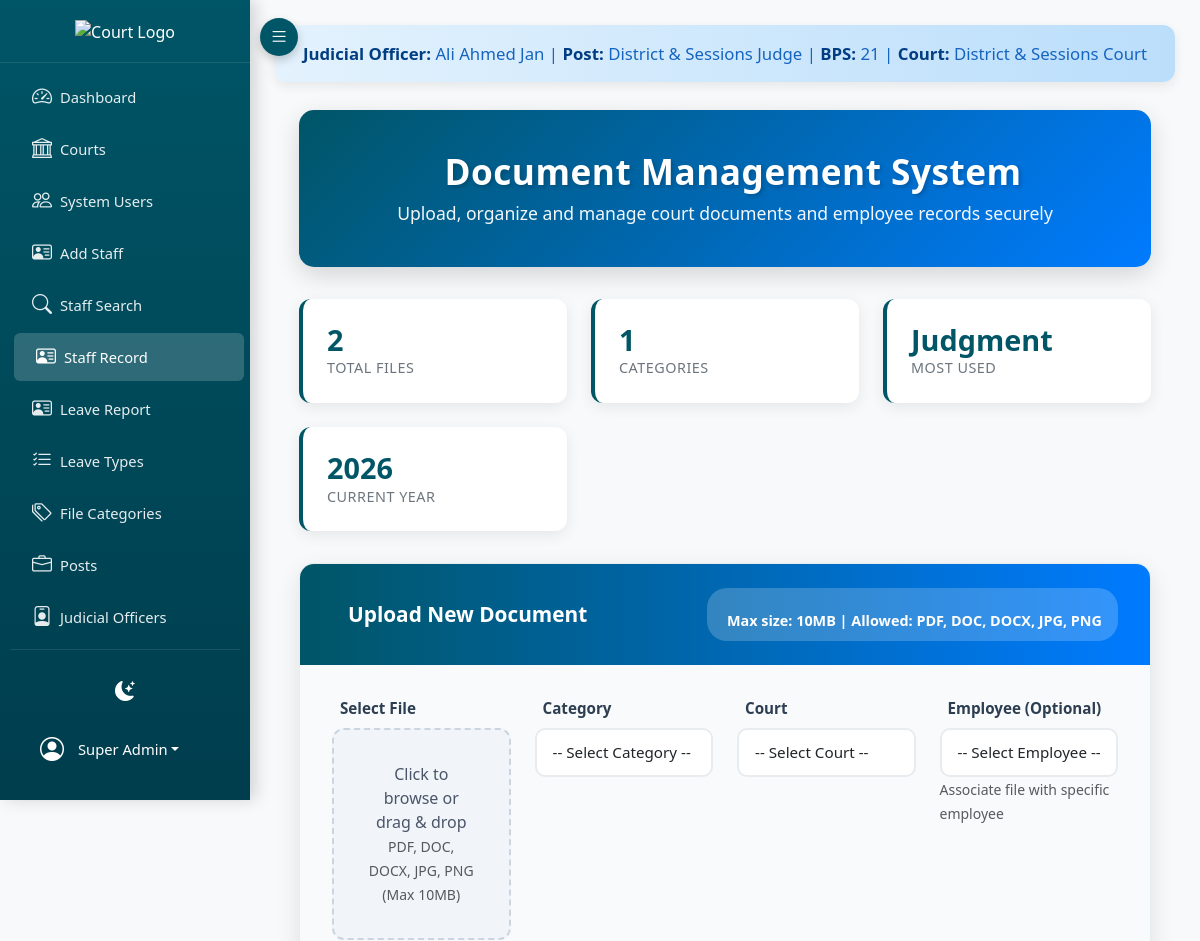
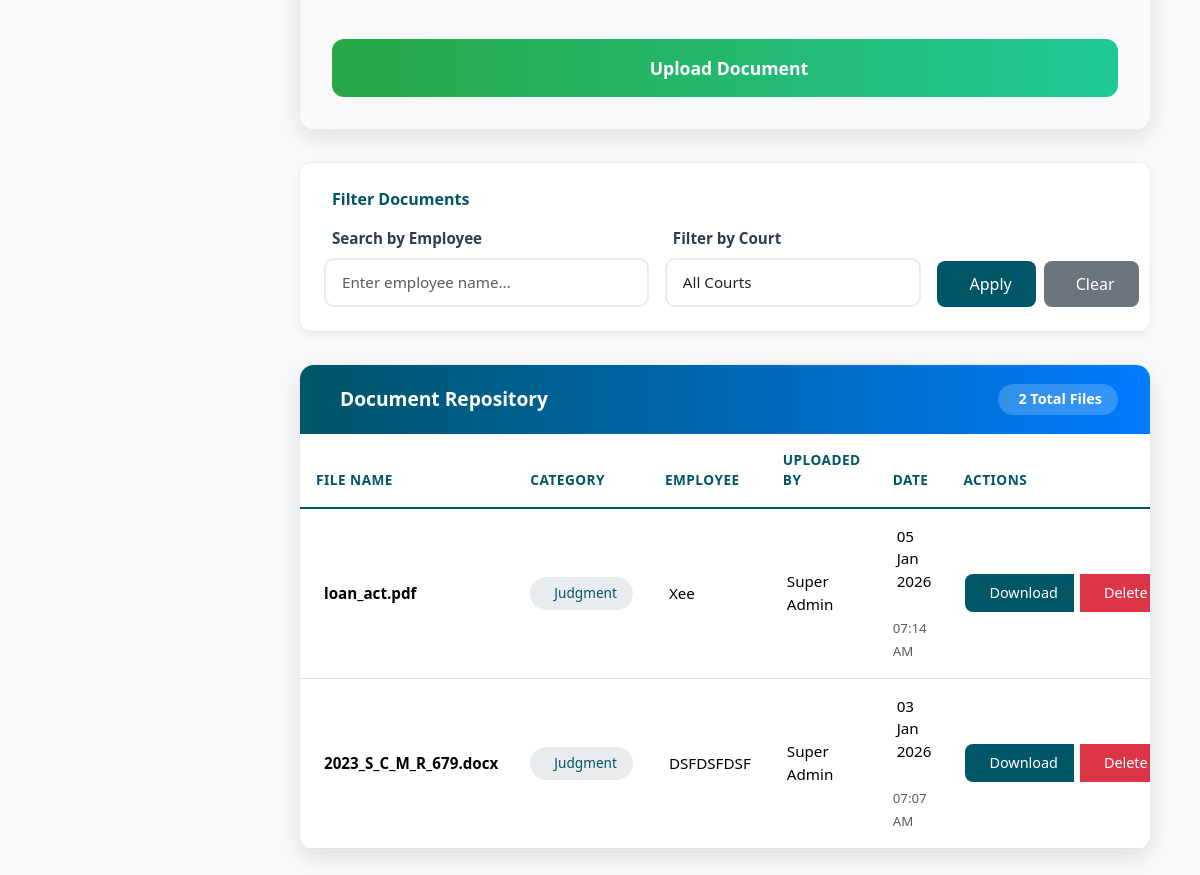
Screenshot of /project_root/index.php?page=files (signed in) with the database file from the repository (2 pictures, top to bottom).
### tables this page shows
CREATE TABLE IF NOT EXISTS `judicial_officers` (
  `id` int(11) NOT NULL AUTO_INCREMENT,
  `officer_id` int(11) DEFAULT NULL,
  `post_id` int(11) DEFAULT NULL,
  `name` varchar(255) NOT NULL,
  `post` varchar(255) NOT NULL,
  `bps` varchar(20) NOT NULL,
  `court_id` int(11) DEFAULT NULL,
  `created_at` timestamp NULL DEFAULT CURRENT_TIMESTAMP,
  `status` varchar(50) DEFAULT 'Posted',
  `joining_date` date DEFAULT NULL,
  `transferred_date` date DEFAULT NULL,
  `district_id` int(11) DEFAULT NULL,
  `transferred_district` varchar(255) DEFAULT NULL,
  PRIMARY KEY (`id`),
  KEY `court_id` (`court_id`),
  KEY `fk_district` (`district_id`),
  KEY `fk_post` (`post_id`),
  KEY `fk_officer` (`officer_id`)
);

CREATE TABLE IF NOT EXISTS `courts` (
  `id` int(11) NOT NULL AUTO_INCREMENT,
  `name` varchar(255) NOT NULL,
  `district` varchar(255) DEFAULT NULL,
  `taluka` varchar(255) DEFAULT NULL,
  PRIMARY KEY (`id`)
);

CREATE TABLE IF NOT EXISTS `files` (
  `id` int(11) NOT NULL AUTO_INCREMENT,
  `owner_id` int(11) NOT NULL,
  `court_id` int(11) DEFAULT NULL,
  `emp_detail_id` int(11) DEFAULT NULL,
  `file_path` text NOT NULL,
  `file_name` varchar(255) NOT NULL,
  `created_at` timestamp NULL DEFAULT CURRENT_TIMESTAMP,
  `category` varchar(100) DEFAULT NULL,
  PRIMARY KEY (`id`),
  KEY `owner_id` (`owner_id`),
  KEY `court_id` (`court_id`),
  KEY `idx_emp_detail` (`emp_detail_id`)
);

CREATE TABLE IF NOT EXISTS `employee_details` (
  `id` int(11) NOT NULL AUTO_INCREMENT,
  `name` varchar(150) NOT NULL,
  `father_name` varchar(150) NOT NULL,
  `post_id` int(11) NOT NULL,
  `court_id` int(11) NOT NULL,
  `bps` varchar(20) NOT NULL,
  `date_of_birth` date DEFAULT NULL,
  `date_of_appointment` date NOT NULL,
  `date_of_retirement` date NOT NULL,
  `cnic` varchar(20) DEFAULT NULL,
  `pic` varchar(255) DEFAULT NULL,
  `created_at` timestamp NULL DEFAULT CURRENT_TIMESTAMP,
  `updated_at` timestamp NULL DEFAULT CURRENT_TIMESTAMP ON UPDATE CURRENT_TIMESTAMP,
  PRIMARY KEY (`id`),
  KEY `fk_post` (`post_id`),
  KEY `fk_employee_details_court` (`court_id`)
);

CREATE TABLE IF NOT EXISTS `employees` (
  `id` int(11) NOT NULL AUTO_INCREMENT,
  `name` varchar(255) NOT NULL,
  `username` varchar(100) NOT NULL,
  `password_hash` varchar(255) NOT NULL,
  `role` enum('admin','reader','employee','librarian') DEFAULT 'employee',
  `court_id` int(11) DEFAULT NULL,
  `taluka` varchar(255) DEFAULT NULL,
  `bps` varchar(20) DEFAULT NULL,
  `post` varchar(100) DEFAULT NULL,
  `contact` varchar(100) DEFAULT NULL,
  `cnic` varchar(50) DEFAULT NULL,
  `joining_date` date DEFAULT NULL,
  `created_at` timestamp NULL DEFAULT CURRENT_TIMESTAMP,
  PRIMARY KEY (`id`),
  UNIQUE KEY `username` (`username`),
  KEY `court_id` (`court_id`)
);

### backend/views/files.php (the view, shortened to what the rows shown need)
<?php include __DIR__ . '/header.php'; ?>
<div class="container-fluid mt-4">
    <div class="files-table-card">
        <div class="table-responsive">
            <table class="table table-hover align-middle">
                <thead>
                    <tr>
                        <th width="30%">File Name</th>
                        <th width="10%">Category</th>
                        <th width="15%">Employee</th>
                        <th width="15%">Uploaded By</th>
                        <th width="15%">Date</th>
                        <th width="15%">Actions</th>
                    </tr>
                </thead>
                <tbody>
                    <?php if (empty($rows)): ?>
                    <tr>
                        <td colspan="6" class="empty-state">
                            <i class="fas fa-folder-open"></i>
                            <h5>No Documents Found</h5>
                            <p class="text-muted">Upload your first document using the form above to get started.</p>
                            <?php if (!empty($_GET['search_name']) || !empty($_GET['filter_court'])): ?>
                                <a href="?page=files" class="btn btn-outline-primary mt-3">
                                    <i class="fas fa-times me-2"></i>Clear Filters
                                </a>
                            <?php endif; ?>
                        </td>
                    </tr>
                    <?php else: ?>
                    <?php foreach($rows as $f): ?>
                    <tr>
                        <td>
                            <div class="d-flex align-items-center gap-2">
                                <div>
                                    <strong><?= htmlspecialchars($f['file_name']) ?></strong>
                                </div>
                            </div>
                        </td>
                        <td>
                            <span class="file-badge">
                                <?= htmlspecialchars($f['category']) ?>
                            </span>
                        </td>
                        <td>
                            <?php if (!empty($f['employee_name'])): ?>
                                <span class="d-flex align-items-center gap-1">
                                    <?= htmlspecialchars($f['employee_name']) ?>
                                </span>
                            <?php else: ?>
                                <span class="text-muted">—</span>
                            <?php endif; ?>
                        </td>
                        <td>
                            <span class="d-flex align-items-center gap-1">
                                <?= htmlspecialchars($f['owner_name']) ?>
                            </span>
                        </td>
                        <td>
                            <span class="d-flex align-items-center gap-1">
                                <?= date('d M Y', strtotime($f['created_at'])) ?>
                            </span>
                            <br>
                            <small class="text-muted"><?= date('h:i A', strtotime($f['created_at'])) ?></small>
                        </td>
                        <td>
                            <div class="btn-group" role="group">
                                <a href="?page=download&id=<?= $f['id'] ?>"
                                   class="btn btn-action btn-download"
                                   title="Download File">
                                    <span class="d-none d-md-inline">Download</span>
                                </a>
                                <?php if ($_SESSION['user']['role'] === 'admin' || $_SESSION['user']['id'] == $f['owner_id']): ?>
                                <a href="?page=delete_file&id=<?= $f['id'] ?>"
                                   onclick="return confirmDelete('<?= htmlspecialchars($f['file_name']) ?>')"
                                   class="btn btn-action btn-delete ms-1"
                                   title="Delete File">
                                    <span class="d-none d-md-inline">Delete</span>
                                </a>
                                <?php endif; ?>
                            </div>
                        </td>
                    </tr>
                    <?php endforeach; ?>
                    <?php endif; ?>
                </tbody>
            </table>
        </div>
    </div>
</div>
<?php include __DIR__ . '/footer.php'; ?>

### backend/views/header.php (shortened to what the rows shown need)
<?php if (!isset($_SESSION)) session_start();
$user = $_SESSION['user'] ?? null;
$isAdmin = $user && (($user['role'] ?? '') === 'admin');
$judicialInfo = null;
if ($isAdmin && isset($pdo)) {
    try {
        $stmt = $pdo->prepare("
            SELECT jo.name AS officer_name,
                   jo.post AS officer_post,
                   jo.bps AS officer_bps,
                   c.name AS court_name
            FROM judicial_officers jo
            LEFT JOIN courts c ON c.id = jo.court_id
            WHERE jo.post = 'District & Sessions Judge'
              AND jo.status = 'Posted'
            LIMIT 1
        ");
        $stmt->execute();
        $judicialInfo = $stmt->fetch(PDO::FETCH_ASSOC);
    } catch (Throwable $e) {
    }
}
?>
<!DOCTYPE html>
<html lang="en" data-bs-theme="light">
<head>
    <link href="https://cdn.jsdelivr.net/npm/bootstrap@5.3.2/dist/css/bootstrap.min.css" rel="stylesheet">
    <link href="https://cdn.jsdelivr.net/npm/bootstrap-icons@1.11.3/font/bootstrap-icons.min.css" rel="stylesheet">
</head>
<body>
<div class="main-content" id="mainContent">
    <?php if ($isAdmin && $judicialInfo): ?>
    <div class="judicial-bar">
        <strong>Judicial Officer:</strong> <?= htmlspecialchars($judicialInfo['officer_name']) ?> |
        <strong>Post:</strong> <?= htmlspecialchars($judicialInfo['officer_post']) ?> |
        <strong>BPS:</strong> <?= htmlspecialchars($judicialInfo['officer_bps']) ?> |
        <strong>Court:</strong> <?= htmlspecialchars($judicialInfo['court_name'] ?? 'District & Sessions Court Jamshoro') ?>
    </div>
    <?php endif; ?>
    <div class="container-fluid">

### rows the page displays
judicial_officers: name "Ali Ahmed Jan", post "District & Sessions Judge", bps "21", court.name "District & Sessions Court"
files: file_name "loan_act.pdf", category "Judgment", emp_detail.name "Xee", owner.name "Super Admin", created_at "05 Jan 2026", created_at "07:14 AM"
files: file_name "2023_S_C_M_R_679.docx", category "Judgment", emp_detail.name "DSFDSFDSF", owner.name "Super Admin", created_at "03 Jan 2026", created_at "07:07 AM"

### other values shown
$user['name'] "Super Admin"
$totalFiles "2"
$uniqueCategories "1"
$mostUsedCategory "Judgment"
